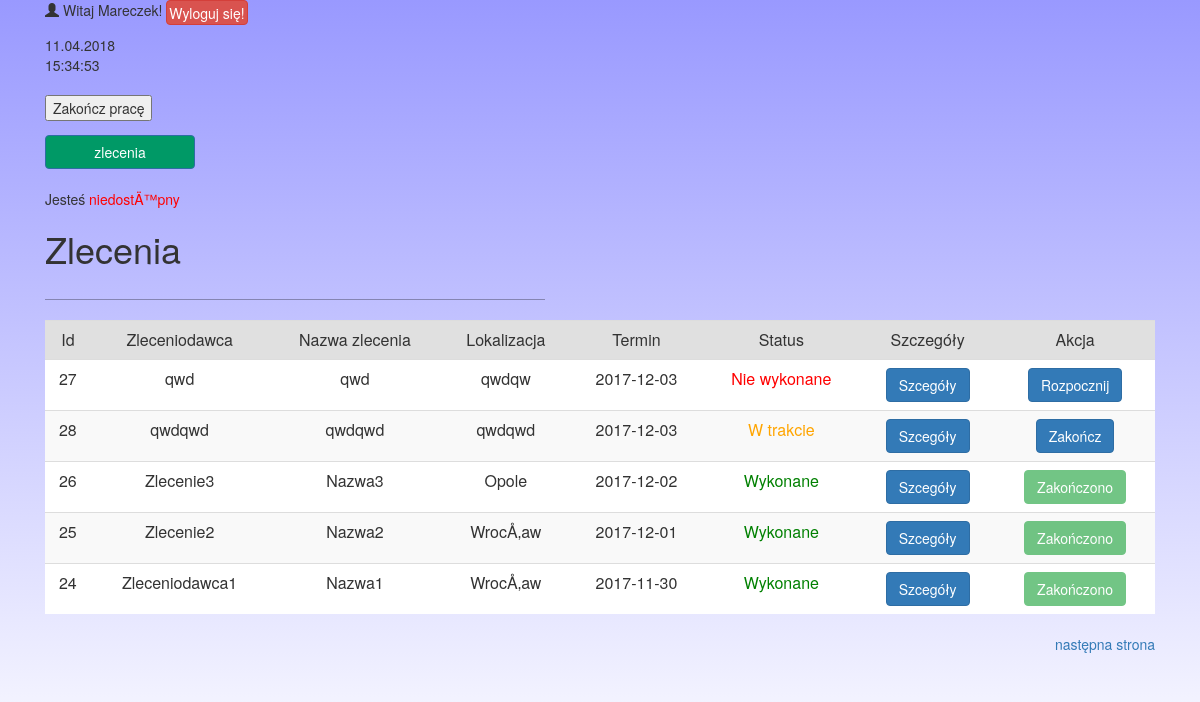
The app's page /zlecenia_pracownikow.php (signed in) with its own data.
### tables this page shows
CREATE TABLE `raporty` (
  `id` int(11) NOT NULL,
  `imie` varchar(255) NOT NULL,
  `nazwisko` varchar(255) NOT NULL,
  `nazwa_uzytkownika` varchar(255) NOT NULL,
  `pesel` varchar(11) NOT NULL,
  `dostepny` varchar(255) NOT NULL,
  `godzina_rozp` datetime NOT NULL,
  `godzina_zak` datetime NOT NULL,
  `lokalizacja` varchar(255) NOT NULL
);

CREATE TABLE `zlecenia` (
  `id` int(11) NOT NULL,
  `zleceniodawca` varchar(255) NOT NULL,
  `nazwa_zlecenia` varchar(255) NOT NULL,
  `lokalizacja` varchar(255) NOT NULL,
  `opis` longtext NOT NULL,
  `termin` date NOT NULL,
  `oddzial` varchar(255) NOT NULL,
  `status` varchar(255) NOT NULL,
  `zdjecie1` varchar(255) NOT NULL,
  `zdjecie2` varchar(255) NOT NULL,
  `zdjecie3` varchar(255) NOT NULL,
  `opis_wykonania` varchar(255) NOT NULL
);

### zlecenia_pracownikow.php (the view, shortened to what this page needs)
<?php
		require_once "connect.php";
	$polaczenie = @new mysqli($host, $db_user, $db_password, $db_name);
	if ($polaczenie->connect_errno!=0)
	{
		echo "Error: ".$polaczenie->connect_errno;
	}
	else{
?>
<html>
<head>
	<link rel="stylesheet" href="css/bootstrap.css" >
	<link rel="stylesheet" href="https://maxcdn.bootstrapcdn.com/bootstrap/3.2.0/css/bootstrap.min.css">
	<link rel="stylesheet" href="css/style.css" >
	<link rel="stylesheet" href="css/style1.css?<?php echo uniqid(); ?>" >
</head>
<body onLoad="zegar(); getLocation()">
<div class="background">
<div class="container">
<?php
	echo "<p><span class='glyphicon glyphicon-user'></span> Witaj ".$_SESSION['nazwa']."! <a href='logout.php' style='color: white; text-decoration: none;'><button style='height: 25px; padding: 2px;' class='btn btn-danger'>Wyloguj się!</button></a></p>";
	echo date("d.m.Y");
?>
<div id="czas"></div>
<br>
<?php
	if (($_SESSION['typ_konta']=='admin'))
	{
?>
	<a href="dodaj.php"><button class="btn btn-primary button-panel">Dodaj pracownika</button></a>
	<a href="raporty.php"><button class="btn btn-primary button-panel">Raporty</button></a>
	<a href="zlecenia.php"><button class="btn btn-primary button-panel">Dodaj zlecenie</button></a>
	<a href="dodaj_oddzial.php"><button class="btn btn-primary button-panel">Dodaj oddział</button></a>
	<a href="zlecenia_pracownikow.php"><button class="btn btn-primary button-panel">Zlecenia</button></a>
	<a href="usun.php"><button class="btn btn-primary button-panel">Usuń pracownika</button></a>
	<h1 class="hejt1">Zlecenia pracowników</h1>
	<hr style="border-color: rgba(0,0,0,0.3)"></hr><br></br>
<?php
	$na_stronie = 5;
	$zapytanie = "SELECT COUNT(id) FROM zlecenia";
    $wynik = mysqli_query($polaczenie, $zapytanie);
    $a = mysqli_fetch_row($wynik);
    $liczba_wpisow = $a[0];
    $liczba_stron = ceil($liczba_wpisow / $na_stronie);
	if (isset($_GET['strona'])) {
        if ($_GET['strona'] < 1 || $_GET['strona'] > $liczba_stron) $strona = 1;
        else $strona = $_GET['strona'];
    } else $strona = 1;
	$od = $na_stronie * ($strona - 1);
	$zapytanie = "SELECT * FROM zlecenia ORDER BY termin DESC LIMIT $od , $na_stronie";
	$wynik = mysqli_query($polaczenie, $zapytanie);
	echo '<table class="table table-striped" cellpadding=\"2\" style="background-color: white;">';
	?>
	<tr>
	<td style="background-color: rgba(0,0,0,0.1)"><center>Id</center></td>
	<td style="background-color: rgba(0,0,0,0.1)"><center>Zleceniodawca</center></td>
	<td style="background-color: rgba(0,0,0,0.1)"><center>Nazwa zlecenia</center></td>
	<td style="background-color: rgba(0,0,0,0.1)"><center>Lokalizacja</center></td>
	<td style="background-color: rgba(0,0,0,0.1)"><center>Termin</center></td>
	<td style="background-color: rgba(0,0,0,0.1)"><center>Status</center></td>
	<td style="background-color: rgba(0,0,0,0.1)"><center>Szczegóły</center></td>
	<td style="background-color: rgba(0,0,0,0.1)"><center>Akcja</center></td>
	</tr>
	<?php
    while ($tablica = mysqli_fetch_assoc($wynik)) {
	echo "<tr>";
        echo "<td><center>".$tablica['id']."</center></td>";
        echo "<td><center>".$tablica['zleceniodawca']."</center></td>";
		echo "<td><center>".$tablica['nazwa_zlecenia']."</center></td>";
		echo "<td><center>".$tablica['lokalizacja']."</center></td>";
		echo "<td><center>".$tablica['termin']."</center></td>";
		if($tablica['status'] == "Nie wykonane"){
			echo '<td style="color: red;"><center>'.$tablica['status'].'</center></td>';
		}else if($tablica['status'] == "W trakcie"){
			echo '<td style="color: orange;"><center>'.$tablica['status'].'</center></td>';
		}else if($tablica['status'] == "Wykonane"){
			echo '<td style="color: green;"><center>'.$tablica['status'].'</center></td>';
		}
		echo "<td><center><a href='zlecenia_pracownikow.php?zlecenie=".$tablica['id']."'>Szcegóły</a></center></td>";
		?>
		<form action="forms/usun.php" method="post">
		<input type="hidden" name="id" value="<?php echo $tablica['id']; ?>"/>
		<?php
		echo '<td><center><button type="submit" name="usun" class="btn btn-danger"><a style="color: white; text-decoration: none;" name="usun">Usuń</a></button></center></td>';
		?>
		</form>
		<?php
	echo "</tr>";
    }
	echo "</table>";
    if ($liczba_wpisow > $na_stronie) {
        $poprzednia = $strona - 1;
        $nastepna = $strona + 1;
        if ($poprzednia > 0) {
 echo '<a id="POPRZEDNIA" href="zlecenia_pracownikow.php?strona='.$poprzednia.'">poprzednia strona</a>';
        }
	if ($nastepna <= $liczba_stron) {
	echo '<a id="NASTEPNA" style="float: right;" href="zlecenia_pracownikow.php?strona='.$nastepna.'">następna strona</a>';
        }
    }
	if(isset($_GET['zlecenie'])){
		$nr_zlecenia = $_GET['zlecenie'];
		$zapytanie = "SELECT * FROM zlecenia WHERE id='$nr_zlecenia'";
		$wynik = mysqli_query($polaczenie, $zapytanie);
		 while ($tablica = mysqli_fetch_assoc($wynik)) {
			 echo '<b>Zleceniodawca: </b>'.$tablica['zleceniodawca'].'<br>';
			 echo '<b>Nazwa zlecenia: </b>'.$tablica['nazwa_zlecenia'].'<br>';
			 echo '<b>Lokalizacja: </b>'.$tablica['lokalizacja'].'<br>';
			 echo '<b>Termin: </b>'.$tablica['termin'].'<br>';
			 echo '<b>Opis: </b>'.$tablica['opis'].'<br>';
			 echo '<b>Status: </b>';
			 if($tablica['status'] == "Nie wykonane"){
			echo '<span style="color: red;">'.$tablica['status'].'</span>';
			}else if($tablica['status'] == "W trakcie"){
				echo '<span style="color: orange;">'.$tablica['status'].'</span>';
			}else if($tablica['status'] == "Wykonane"){
				echo '<span style="color: green;">'.$tablica['status'].'</span>';
			}
			echo "<br></br>";
			if($tablica['status'] == "Wykonane"){
						?>
			<div class="row">
				<div class="col-md-12">
					<div class="col-md-4">
					<a href="files/<?php echo $tablica['zdjecie1'];?>" class="thumbnail">
						<img src="files/<?php echo $tablica['zdjecie1'];?>" />
					</a>
					</div>
					<div class="col-md-4">
					<a href="files/<?php echo $tablica['zdjecie2'];?>" class="thumbnail">
					<img src="files/<?php echo $tablica['zdjecie2'];?>" />
					</a>
					</div>
					<div class="col-md-4">
					<a href="files/<?php echo $tablica['zdjecie3'];?>" class="thumbnail">
					<img src="files/<?php echo $tablica['zdjecie3'];?>" />
					</a>
					</div>
				</div>
			</div>
			<?php
			echo '<b>Od zleceniowykonawcy: </b>'.$tablica['opis_wykonania'].'<br>';
			echo "<br></br>";
			}
		 }
	}
}else{
	$pesel = $_SESSION['pesel'];
	$result = mysqli_query($polaczenie, "SELECT dostepny FROM raporty WHERE pesel='$pesel' ORDER BY godzina_rozp DESC LIMIT 1");
?>
	<button name="start" onClick="window.location.reload()" <?php while ($row = mysqli_fetch_array($result)) { if($row["dostepny"] == "dostępny"){echo "disabled";}?>>Zacznij pracę</button>
<form action="<?php echo $_SERVER['PHP_SELF'];?>" method="post">
	<button name="koniec" <?php if($row["dostepny"] == "niedostępny"){echo "disabled";}}?>>Zakończ pracę</button>
</form>
<a href="zlecenia_pracownikow.php"><button class="btn btn-primary button-panel">zlecenia</button></a><br>
<br>
<?php
	$pesel = $_SESSION['pesel'];
	$result = mysqli_query($polaczenie, "SELECT dostepny FROM raporty WHERE pesel='$pesel' ORDER BY godzina_rozp DESC LIMIT 1");
	$result2 = mysqli_query($polaczenie, "SELECT godzina_rozp FROM raporty WHERE pesel='$pesel' ORDER BY godzina_rozp DESC LIMIT 1");
	while ($row = mysqli_fetch_array($result)) {
    while ($row2 = mysqli_fetch_array($result2)) {
	if($row["dostepny"] == "dostępny"){
		echo 'Jesteś <a style="color: green;">'; printf("%s", $row["dostepny"]); echo '</a><br>';
		echo "Zacząłeś pracę: "; echo $row2["godzina_rozp"];
	}else{
	echo 'Jesteś <a style="color: red;">'; printf("%s", $row["dostepny"]); echo '</a>';
	}
}
}
?>
	<h1 class="hejt1">Zlecenia</h1>
	<hr style="border-color: rgba(0,0,0,0.3)"></hr><br></br>
<?php
	$na_stronie = 5;
    $zapytanie = "SELECT COUNT(id) FROM zlecenia";
    $wynik = mysqli_query($polaczenie, $zapytanie);
    $a = mysqli_fetch_row($wynik);
    $liczba_wpisow = $a[0];
    $liczba_stron = ceil($liczba_wpisow / $na_stronie);
	$oddzial = $_SESSION['oddzial'];
    if (isset($_GET['strona'])) {
        if ($_GET['strona'] < 1 || $_GET['strona'] > $liczba_stron) $strona = 1;
        else $strona = $_GET['strona'];
    }
    else $strona = 1;
    $od = $na_stronie * ($strona - 1);
    $zapytanie = "SELECT * FROM zlecenia WHERE oddzial = '$oddzial' ORDER BY termin DESC LIMIT $od , $na_stronie";
    $wynik = mysqli_query($polaczenie, $zapytanie);
	echo '<table class="table table-striped" cellpadding=\"2\" style="background-color: white;">';
	?>
	<tr>
	<td style="background-color: rgba(0,0,0,0.1);"><center>Id</center></td>
	<td style="background-color: rgba(0,0,0,0.1);"><center>Zleceniodawca</center></td>
	<td style="background-color: rgba(0,0,0,0.1);"><center>Nazwa zlecenia</center></td>
	<td style="background-color: rgba(0,0,0,0.1);"><center>Lokalizacja</center></td>
	<td style="background-color: rgba(0,0,0,0.1);"><center>Termin</center></td>
	<td style="background-color: rgba(0,0,0,0.1);"><center>Status</center></td>
	<td style="background-color: rgba(0,0,0,0.1);"><center>Szczegóły</center></td>
	<td style="background-color: rgba(0,0,0,0.1);"><center>Akcja</center></td>
	</tr>
	<?php
    while ($tablica = mysqli_fetch_assoc($wynik)) {
	echo "<tr>";
        echo "<td><center>".$tablica['id']."</center></td>";
        echo "<td><center>".$tablica['zleceniodawca']."</center></td>";
		echo "<td><center>".$tablica['nazwa_zlecenia']."</center></td>";
		echo "<td><center>".$tablica['lokalizacja']."</center></td>";
		echo "<td><center>".$tablica['termin']."</center></td>";
		if($tablica['status'] == "Nie wykonane"){
			echo '<td style="color: red;"><center>'.$tablica['status'].'</center></td>';
		}else if($tablica['status'] == "W trakcie"){
			echo '<td style="color: orange;"><center>'.$tablica['status'].'</center></td>';
		}else if($tablica['status'] == "Wykonane"){
			echo '<td style="color: green;"><center><span>'.$tablica['status'].'</span></center></td>';
		}
		?>
		<form action="<?php echo $_SERVER['PHP_SELF']; ?>" method="post">
		<?php
		echo "<td><center><button type='submit' name='szczegoly' class='btn btn-primary'><a>Szcegóły</a></button></center></td>";
		?>
		</form>
		<?php
		if($tablica['status'] == "Nie wykonane"){
		?>
		<form action="forms/rozp.php" method="post">
		<?php
		echo "<td><center><button class='btn btn-primary' type='submit' name='rozpocznij'><a>Rozpocznij</a></button></center></td>";
		?>
		</form>
		<?php
		}else
		if($tablica['status'] == "W trakcie"){
		echo '<td><center><button type="button" class="btn btn-primary" data-toggle="modal" data-target="#exampleModal">Zakończ</button></center></td>';
		?>
		<?php
		}else
		if($tablica['status'] == "Wykonane"){
			echo '<td><center><button class="btn btn-success" disabled>Zakończono</button></center></td>';
		}
    echo "</tr>";
    }
	echo "</table>";
    if ($liczba_wpisow > $na_stronie) {
        $nastepna = $strona + 1;
	if ($nastepna <= $liczba_stron) {
	echo '<a id="NASTEPNA" style="float: right;" href="zlecenia_pracownikow.php?strona='.$nastepna.'">następna strona</a>';
        }
    }
	echo "<br></br>";
			?>
			<?php
}
}
?>
</div>
</div>
</body>
</html>

### css/style.css (style rules this page uses)
body { background: #9999ff; background: linear-gradient(to bottom, #9999ff, white); }
.button-panel { width: 150px; background-color: #009966; }
hr { width: 500px; float: left; }
.hejt1 { margin-top: 20px; }

### css/style1.css (style rules this page uses)
body { background: #9999ff; background: linear-gradient(to bottom, #9999ff, white); background-repeat: no-repeat; background-attachment: fixed; }
.button-panel { width: 150px; background-color: #009966; }
hr { width: 500px; float: left; }
.hejt1 { margin-top: 20px; }

### records on screen
raporty: dostepny "niedostÄ™pny"
zlecenia: id "27", zleceniodawca "qwd", nazwa_zlecenia "qwd", lokalizacja "qwdqw", termin "2017-12-03", status "Nie wykonane"
zlecenia: id "28", zleceniodawca "qwdqwd", nazwa_zlecenia "qwdqwd", lokalizacja "qwdqwd", termin "2017-12-03", status "W trakcie"
zlecenia: id "26", zleceniodawca "Zlecenie3", nazwa_zlecenia "Nazwa3", lokalizacja "Opole", termin "2017-12-02", status "Wykonane", shows "Zakończono"
zlecenia: id "25", zleceniodawca "Zlecenie2", nazwa_zlecenia "Nazwa2", lokalizacja "WrocÅ‚aw", termin "2017-12-01", status "Wykonane", shows "Zakończono"
zlecenia: id "24", zleceniodawca "Zleceniodawca1", nazwa_zlecenia "Nazwa1", lokalizacja "WrocÅ‚aw", termin "2017-11-30", status "Wykonane", shows "Zakończono"

### other values on screen
$_SESSION['nazwa'] "Mareczek"
